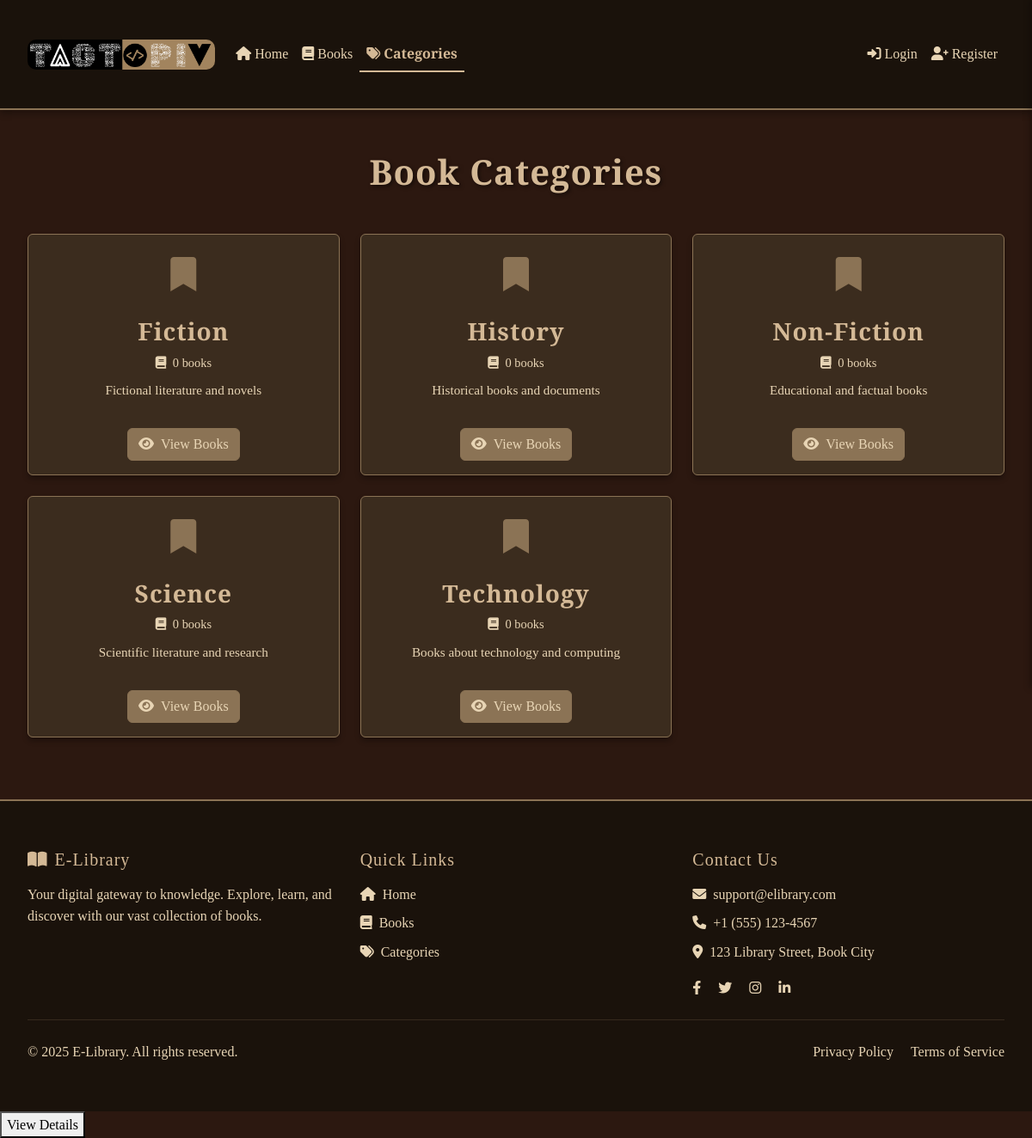
/categories.php, run on the app's committed database.
### tables this page shows
CREATE TABLE IF NOT EXISTS categories (
    id INT PRIMARY KEY AUTO_INCREMENT,
    name VARCHAR(50) NOT NULL UNIQUE,
    description TEXT,
    parent_id INT,
    created_at TIMESTAMP DEFAULT CURRENT_TIMESTAMP,
    FOREIGN KEY (parent_id) REFERENCES categories(id) ON DELETE SET NULL,
    INDEX idx_name (name)
);

### categories.php (the view, shortened to what this page needs)
<?php
require_once 'config/database.php';
$stmt = $pdo->query("SELECT * FROM categories ORDER BY name");
$categories = $stmt->fetchAll(PDO::FETCH_ASSOC);
$category_counts = [];
foreach ($categories as $category) {
    $stmt = $pdo->prepare("SELECT COUNT(*) FROM books WHERE category_id = ?");
    $stmt->execute([$category['id']]);
    $category_counts[$category['id']] = $stmt->fetchColumn();
}
?>
<!DOCTYPE html>
<html lang="en">
<head>
    <link href="https://cdn.jsdelivr.net/npm/bootstrap@5.3.0/dist/css/bootstrap.min.css" rel="stylesheet">
    <link href="https://cdnjs.cloudflare.com/ajax/libs/font-awesome/6.0.0/css/all.min.css" rel="stylesheet">
    <link href="assets/css/dark-academia.css" rel="stylesheet">
    <link href="assets/css/library-components.css" rel="stylesheet">
</head>
<body>
    <?php include 'includes/navbar.php'; ?>
    <div class="container py-5">
        <h1 class="text-center mb-5 page-title animate-fade-in">Book Categories</h1>
        <div class="row">
            <?php foreach ($categories as $category): ?>
                <div class="col-md-4 mb-4">
                    <div class="card category-card animate-fade-in" style="animation-delay: <?php echo $index * 0.1; ?>s;">
                        <div class="card-body text-center">
                            <div class="category-icon mb-3">
                                <i class="fas fa-bookmark"></i>
                            </div>
                            <h3 class="category-title mb-2"><?php echo htmlspecialchars($category['name']); ?></h3>
                            <p class="category-count mb-2">
                                <i class="fas fa-book me-1"></i>
                                <?php echo $category_counts[$category['id']]; ?> books
                            </p>
                            <?php if (!empty($category['description'])): ?>
                                <p class="category-description">
                                    <?php echo htmlspecialchars($category['description']); ?>
                                </p>
                            <?php endif; ?>
                            <a href="books.php?category=<?php echo $category['id']; ?>" class="btn btn-primary mt-3">
                                <i class="fas fa-eye me-2"></i>View Books
                            </a>
                        </div>
                    </div>
                </div>
            <?php endforeach; ?>
        </div>
    </div>
    <?php include 'includes/footer.php'; ?>
    <button class="book-details-trigger">View Details</button>
</body>
</html>

### includes/navbar.php (shortened to what this page needs)
<?php
$current_page = basename($_SERVER['PHP_SELF']);
$logo_path = "assets/images/tagpiv-logo.png";
?>
<nav class="navbar navbar-expand-lg navbar-dark" style="background-color: var(--dark-accent); border-bottom: 2px solid var(--accent-color);">
    <div class="container">
        <a class="navbar-brand" href="index.php">
            <img src="<?php echo $logo_path; ?>" alt="TAGPIV Logo" height="35" class="rounded-logo" onerror="this.style.display='none'">
        </a>
        <div class="collapse navbar-collapse" id="navbarNav">
            <ul class="navbar-nav me-auto">
                <li class="nav-item">
                    <a class="nav-link <?php echo $current_page === 'index.php' ? 'active' : ''; ?>" href="index.php" style="color: var(--text-color);">
                        <i class="fas fa-home me-1"></i>Home
                    </a>
                </li>
                <li class="nav-item">
                    <a class="nav-link <?php echo $current_page === 'books.php' ? 'active' : ''; ?>" href="books.php" style="color: var(--text-color);">
                        <i class="fas fa-book me-1"></i>Books
                    </a>
                </li>
                <li class="nav-item">
                    <a class="nav-link <?php echo $current_page === 'categories.php' ? 'active' : ''; ?>" href="categories.php" style="color: var(--text-color);">
                        <i class="fas fa-tags me-1"></i>Categories
                    </a>
                </li>
            </ul>
            <ul class="navbar-nav">
                <?php if(isset($_SESSION['user_id'])): ?>
                    <li class="nav-item dropdown">
                        <a class="nav-link dropdown-toggle" href="#" id="navbarDropdown" role="button" data-bs-toggle="dropdown" aria-expanded="false" style="color: var(--text-color);">
                            <i class="fas fa-user me-1"></i><?php echo htmlspecialchars($_SESSION['username']); ?>
                        </a>
                        <ul class="dropdown-menu dropdown-menu-end" style="background-color: var(--secondary-color); border: 1px solid var(--accent-color);">
                            <li><a class="dropdown-item" href="profile.php" style="color: var(--text-color);">
                                <i class="fas fa-user-circle me-2"></i>Profile
                            </a></li>
                            <li><hr class="dropdown-divider" style="border-color: var(--accent-color);"></li>
                            <li><a class="dropdown-item" href="#" onclick="confirmLogout()" style="color: var(--text-color);">
                                <i class="fas fa-sign-out-alt me-2"></i>Logout
                            </a></li>
                        </ul>
                    </li>
                <?php else: ?>
                    <li class="nav-item">
                        <a class="nav-link <?php echo $current_page === 'login.php' ? 'active' : ''; ?>" href="login.php" style="color: var(--text-color);">
                            <i class="fas fa-sign-in-alt me-1"></i>Login
                        </a>
                    </li>
                    <li class="nav-item">
                        <a class="nav-link <?php echo $current_page === 'register.php' ? 'active' : ''; ?>" href="register.php" style="color: var(--text-color);">
                            <i class="fas fa-user-plus me-1"></i>Register
                        </a>
                    </li>
                <?php endif; ?>
            </ul>
        </div>
    </div>
</nav>

### includes/footer.php (shortened to what this page needs)
<footer class="footer mt-auto py-4" style="background-color: var(--dark-accent); border-top: 2px solid var(--accent-color);">
    <div class="container">
        <div class="row">
            <div class="col-md-4 mb-4 mb-md-0">
                <h5 class="mb-3" style="font-family: 'Cormorant Garamond', serif; color: var(--light-accent);">
                    <i class="fas fa-book-open me-2"></i>E-Library
                </h5>
                <p class="mb-0" style="color: var(--text-color);">
                    Your digital gateway to knowledge. Explore, learn, and discover with our vast collection of books.
                </p>
            </div>
            <div class="col-md-4 mb-4 mb-md-0">
                <h5 class="mb-3" style="font-family: 'Cormorant Garamond', serif; color: var(--light-accent);">Quick Links</h5>
                <ul class="list-unstyled">
                    <li class="mb-2">
                        <a href="index.php" class="text-decoration-none" style="color: var(--text-color); transition: all 0.3s ease;">
                            <i class="fas fa-home me-2"></i>Home
                        </a>
                    </li>
                    <li class="mb-2">
                        <a href="books.php" class="text-decoration-none" style="color: var(--text-color); transition: all 0.3s ease;">
                            <i class="fas fa-book me-2"></i>Books
                        </a>
                    </li>
                    <li class="mb-2">
                        <a href="categories.php" class="text-decoration-none" style="color: var(--text-color); transition: all 0.3s ease;">
                            <i class="fas fa-tags me-2"></i>Categories
                        </a>
                    </li>
                </ul>
            </div>
            <div class="col-md-4">
                <h5 class="mb-3" style="font-family: 'Cormorant Garamond', serif; color: var(--light-accent);">Contact Us</h5>
                <ul class="list-unstyled">
                    <li class="mb-2" style="color: var(--text-color);">
                        <i class="fas fa-envelope me-2"></i>support@elibrary.com
                    </li>
                    <li class="mb-2" style="color: var(--text-color);">
                        <i class="fas fa-phone me-2"></i>+1 (555) 123-4567
                    </li>
                    <li class="mb-2" style="color: var(--text-color);">
                        <i class="fas fa-map-marker-alt me-2"></i>123 Library Street, Book City
                    </li>
                </ul>
                <div class="social-links mt-3">
                    <a href="#" class="me-3" style="color: var(--text-color); transition: all 0.3s ease;">
                        <i class="fab fa-facebook-f"></i>
                    </a>
                    <a href="#" class="me-3" style="color: var(--text-color); transition: all 0.3s ease;">
                        <i class="fab fa-twitter"></i>
                    </a>
                    <a href="#" class="me-3" style="color: var(--text-color); transition: all 0.3s ease;">
                        <i class="fab fa-instagram"></i>
                    </a>
                    <a href="#" style="color: var(--text-color); transition: all 0.3s ease;">
                        <i class="fab fa-linkedin-in"></i>
                    </a>
                </div>
            </div>
        </div>
        <hr class="my-4" style="border-color: var(--accent-color);">
        <div class="row">
            <div class="col-md-6 text-center text-md-start">
                <p class="mb-0" style="color: var(--text-color);">
                    &copy; <?php echo date('Y'); ?> E-Library. All rights reserved.
                </p>
            </div>
            <div class="col-md-6 text-center text-md-end">
                <a href="privacy.php" class="text-decoration-none me-3" style="color: var(--text-color); transition: all 0.3s ease;">
                    Privacy Policy
                </a>
                <a href="terms.php" class="text-decoration-none" style="color: var(--text-color); transition: all 0.3s ease;">
                    Terms of Service
                </a>
            </div>
        </div>
    </div>
</footer>

### assets/css/dark-academia.css (style rules this page uses)
:root { --primary-color: #2C1810; --secondary-color: #3B2C1E; --accent-color: #8B7355; --text-color: #E8D5B5; --light-accent: #D4B996; --dark-accent: #1A120B; }
body { background-color: var(--primary-color); color: var(--text-color); font-family: 'Cormorant Garamond', serif; line-height: 1.6; }
.card { background-color: var(--secondary-color); border: 1px solid var(--accent-color); box-shadow: 0 4px 6px rgba(0, 0, 0, 0.3); transition: transform 0.3s ease, box-shadow 0.3s ease; }
.btn-primary { background-color: var(--accent-color); border-color: var(--accent-color); color: var(--text-color); transition: all 0.3s ease; }
.animate-fade-in { animation: fadeIn 0.8s ease-out; }
h1, h2, h3, h4, h5, h6 { font-family: 'Cormorant Garamond', serif; color: var(--light-accent); letter-spacing: 1px; }
a { color: var(--light-accent); text-decoration: none; transition: color 0.3s ease; }
.container { max-width: 1200px; margin: 0 auto; padding: 2rem; }

### assets/css/library-components.css (style rules this page uses)
.animate-fade-in { animation: fadeIn 0.5s ease-out forwards; }

### categories.php (style rules this page uses)
.category-card { transition: all 0.3s ease; border: 1px solid var(--accent-color); background-color: var(--secondary-color); height: 100%; }
.category-icon { font-size: 2.5rem; color: var(--accent-color); transition: transform 0.3s ease; }
.category-title { font-family: 'Cormorant Garamond', serif; font-weight: 600; color: var(--light-accent); }
.category-count { color: var(--text-color); font-size: 0.9rem; }
.category-description { color: var(--text-color); font-size: 0.95rem; }
.page-title { font-family: 'Cormorant Garamond', serif; font-weight: 700; color: var(--light-accent); text-shadow: 2px 2px 4px rgba(0, 0, 0, 0.5); }

### includes/navbar.php (style rules this page uses)
.navbar { transition: all 0.3s ease; }
.nav-link { transition: all 0.3s ease; position: relative; }
.nav-link.active { color: var(--light-accent) !important; font-weight: 600; }
.nav-link.active::after { content: ''; position: absolute; bottom: 0; left: 0; width: 100%; height: 2px; background-color: var(--light-accent); transform: scaleX(1); transition: transform 0.3s ease; }
.rounded-logo { border-radius: 10px; transition: transform 0.3s ease; }

### includes/footer.php (style rules this page uses)
.footer { transition: all 0.3s ease; }

### data on the page
categories: name "Fiction", id "0", description "Fictional literature and novels"
categories: name "History", id "0", description "Historical books and documents"
categories: name "Non-Fiction", id "0", description "Educational and factual books"
categories: name "Science", id "0", description "Scientific literature and research"
categories: name "Technology", id "0", description "Books about technology and computing"
